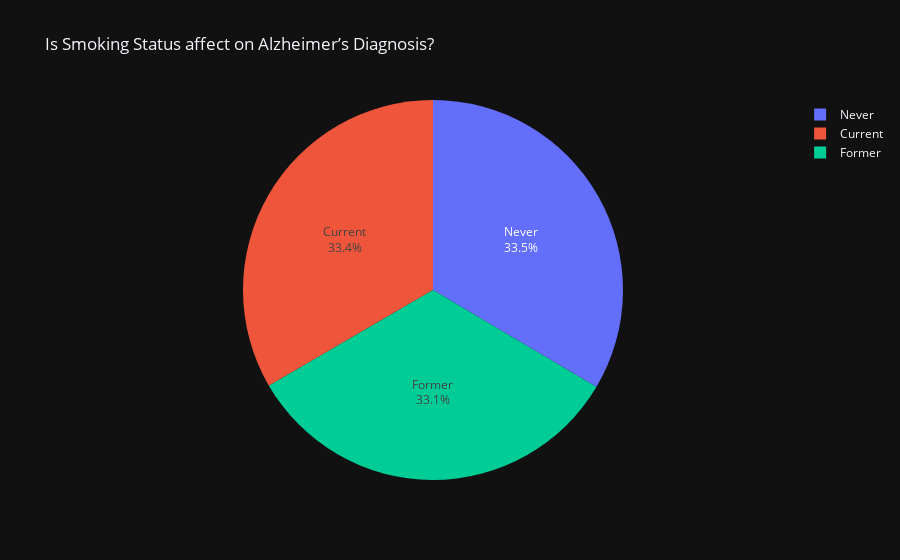

The notebook cell saved with this chart:
### Markdown cell above
- Activity level does not affect the diagnosis of Alzheimer's disease

### Code cell
fig = px.pie(values = df['Smoking Status'][df['Alzheimer’s Diagnosis'] == 'Yes'].value_counts(),
             names = df['Smoking Status'][df['Alzheimer’s Diagnosis'] == 'Yes'].value_counts().index,
             template = 'plotly_dark',
             title = 'Is Smoking Status affect on Alzheimer’s Diagnosis?'
             ).update_traces(textinfo='label+percent')

fig.show()

### Figure 1 — Plotly figure (JSON) as saved in the notebook; plotly's stock layout.template omitted (floating-point values rounded to 4 significant figures)
{"data": [{"domain": {"x": [0, 1], "y": [0, 1]}, "hovertemplate": "label=%{label}<br>value=%{value}<extra></extra>", "labels": ["Never", "Current", "Former"], "legendgroup": "", "name": "", "showlegend": true, "textinfo": "label+percent", "type": "pie", "values": [10295, 10257, 10161]}], "layout": {"legend": {"tracegroupgap": 0}, "title": {"text": "Is Smoking Status affect on Alzheimer’s Diagnosis?"}}}
